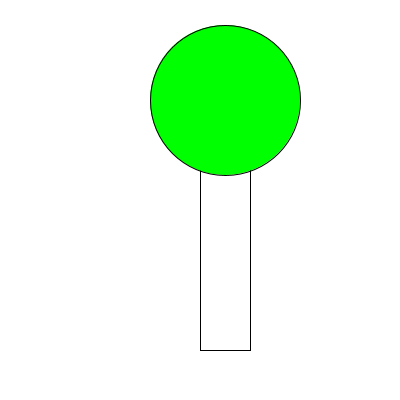
Frame 1 (no input)
Frame 60 (the mouse pressed at the canvas centre just before this capture): identical to frame 1, image omitted
Frame 120 (the mouse held since frame 60 and released just before this capture): identical to frame 1, image omitted

The Processing sketch that drew this single still picture (run headless with seeded random() and noise(); from frame 60 on, the mouse is pressed at the canvas centre):

// Processing sketch: sketch_9_9
// ── sketch_9_9.pde
void setup(){
  size(400,400);  
}

void draw(){
  background(255,255,255);
  boomOnder(200, 350, 200, 100);
    boomOnder(250, 100, 250, 350);
        boomOnder(200, 100, 250, 100);
            boomOnder(200, 350, 250, 350);

fill(0,255,0);
  for(int i =1; i<=5; i++){
ellipse(225, 100, i * 30, i * 30);
  }
}
void boomOnder(int x1, int y1, int x2, int y2){
  
   line(x1, y1, x2, y2);
  line(x2, y2, x1, y1);
}
